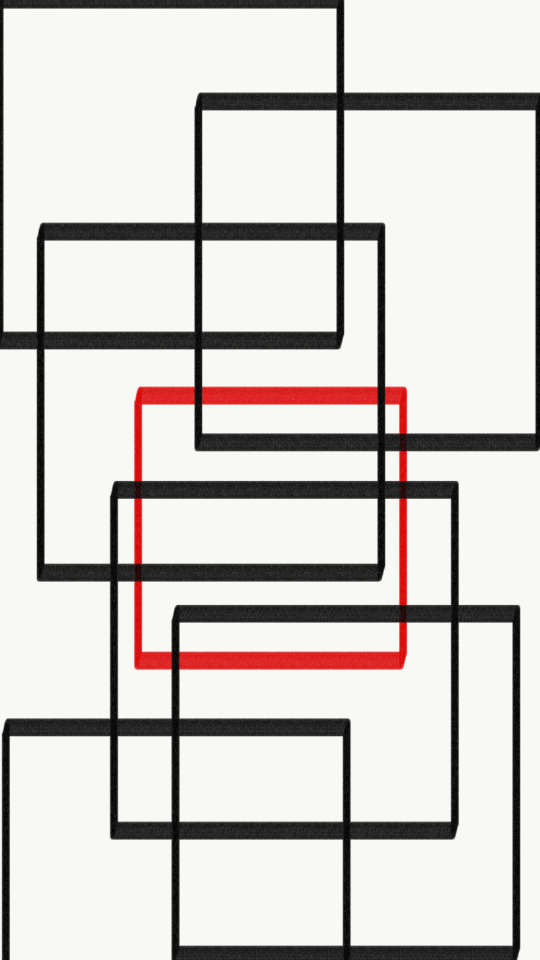
#> input picture test00.png, 1079 x 1920 px (shown at 1/2 size)
$ python wallpaper_generator.py
#> lines starting #> are read from the running program, lines starting #| are printed output that depends on the picture
# import package
from PIL import Image

# The function to crop a image
# and make it fit the iPhone X screen.
def crop_image(img, t_size):
	x = t_size[0]
	y = t_size[1]
	ratio = round(float(x) / float(y), 2)
	curr_size = img.size
	c_x = curr_size[0]
	c_y = curr_size[1]
	curr_ratio = round(float(c_x) / float(c_y), 2)
	# ratio same, resize
	if (curr_ratio == ratio):
		result = img.resize(t_size)
		print("case0")
		return result
	# curr_x >= target_x, curr_y < target_y
	elif (curr_ratio > ratio):
		user_command = input("please choose LEFT, CENTRE or RIGHT:\n")
		user_command = user_command.upper()
		print(user_command)
		temp_x = c_y * ratio
		crop_x = c_x - temp_x
		if user_command == "LEFT":
			result = img.crop((0, 0, temp_x, c_y))
		elif user_command == "RIGHT":
			result = img.crop((crop_x, 0, c_x, c_y))
		else: # default crop centre
			result = img.crop((crop_x/2, 0, crop_x/2+temp_x, c_y))
		result = result.resize(t_size)
		print("case1")
		return result
	# curr_x < target_x, curr_y >= target_y
	elif (curr_ratio < ratio):
		user_command = input("please choose UP, CENTRE or DOWN:\n")
		user_command = user_command.upper()
		temp_y = c_x / ratio
		crop_y = c_y - temp_y
		if user_command == "UP":
			result = img.crop((0, 0, c_x, temp_y))
		elif user_command == "DOWN":
			result = img.crop((0, crop_y, c_x, c_y))
		else: # default crop centre
			result = img.crop((0, crop_y/2, c_x, crop_y/2+temp_y))
		result = result.resize(t_size)
		print("case2")
		return result
	else:
		return None

def run():
	# setup
	# original
	my_img = Image.open("test00.png") # replace by your image, accept .jpg, .png image
#> my_img is the input picture: PIL image 1079x1920 RGBA; mean R, G, B, A 211.2, 206.7, 204.2, 255
	my_img = my_img.convert("RGBA")

	# mask
	mask = Image.open("mask.png")
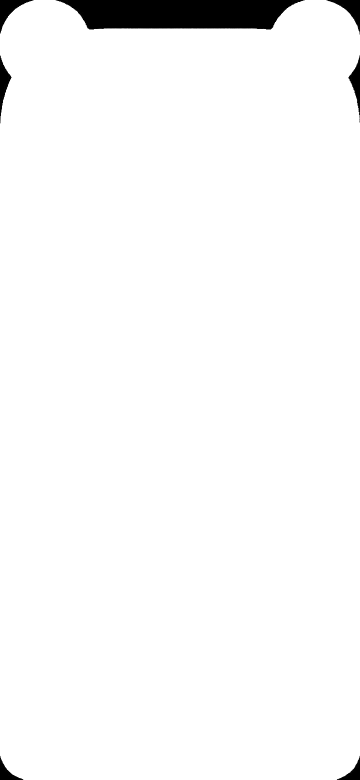
#> input picture mask.png, 720 x 1559 px (shown at 1/2 size)
#> mask is the input picture: PIL image 720x1559 RGBA; mean R, G, B, A 0.2, 0.2, 0.2, 6.9
	mask = mask.convert("RGBA")
	# get mask size
	mask_size = mask.size
#> mask_size = (720, 1559)
	# crop image
	cropped_img = crop_image(my_img, mask_size)
#> the answer given: 1
#> in crop_image, `result = img.crop((crop_x/2, 0, crop_x/2+temp_x, c_y))`:
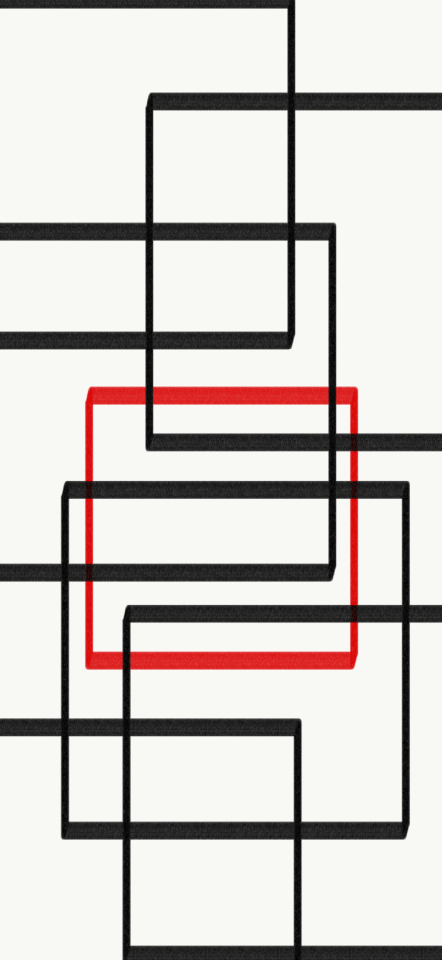
#> result: PIL image 883x1920 RGBA (shown at 1/2 size); mean R, G, B, A 210.4, 204.9, 202.5, 255
#> in crop_image, `result = result.resize(t_size)`:
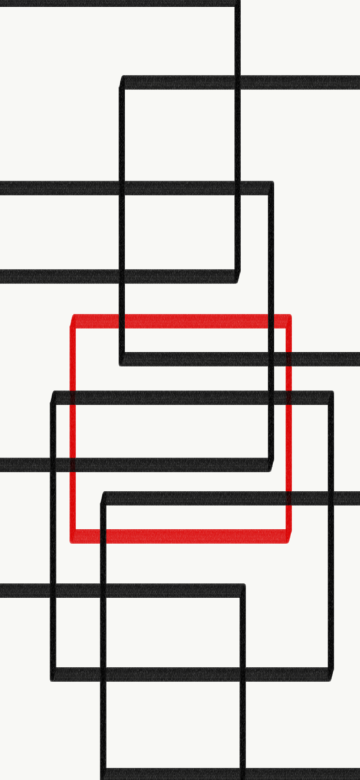
#> result: PIL image 720x1559 RGBA (shown at 1/2 size); mean R, G, B, A 210.4, 204.9, 202.5, 255
	# a image cannot be handled.
	if cropped_img == None:
		print("sorry something wrong")
		return ""
	# composite image and mask, save the final image
	result_img = Image.alpha_composite(cropped_img, mask)
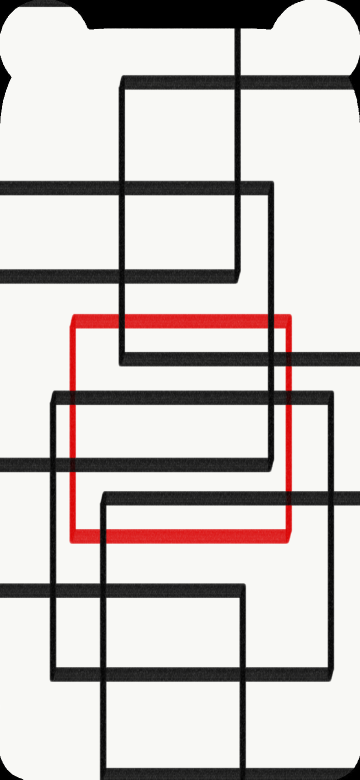
#> result_img: PIL image 720x1559 RGBA (shown at 1/2 size); mean R, G, B, A 205.1, 199.6, 197.3, 255
	file_name = input("Please enter a name for your new wallpaper: \n")
#> the answer given: test00.png
	file_name = file_name.strip()
	if len(file_name) == 0:
		file_name = "default.png"
	else:
		file_name = file_name + ".png"
	result_img.save(file_name)

if __name__ == "__main__":
	run()
